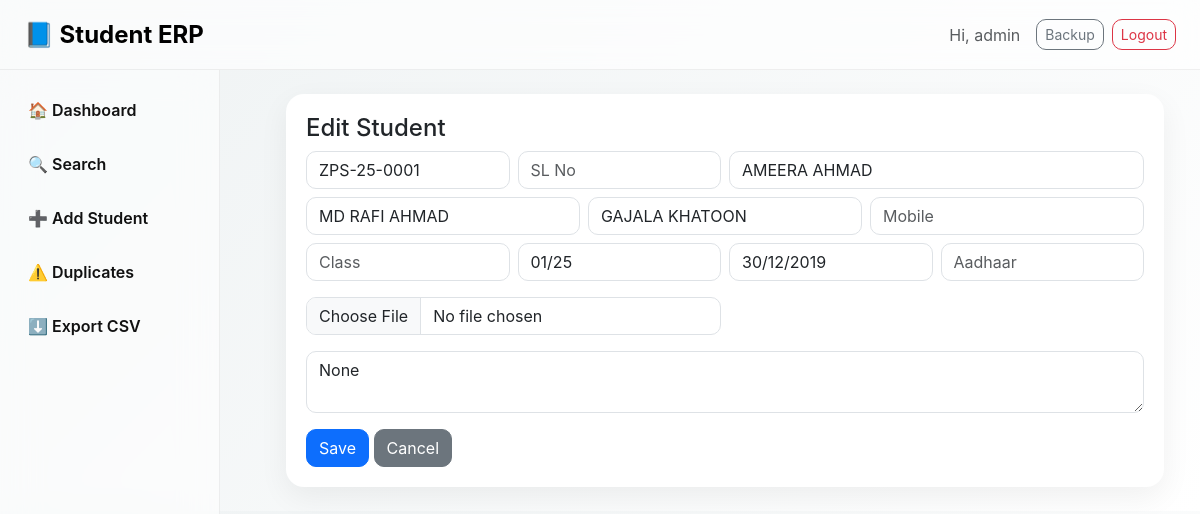
The page /student/10/edit (signed in) on the database its author committed.
### tables this page shows
CREATE TABLE users (
        id INTEGER PRIMARY KEY AUTOINCREMENT,
        username TEXT UNIQUE,
        password_hash TEXT,
        role TEXT,
        full_name TEXT,
        created_at TEXT
    );

CREATE TABLE students (
        id INTEGER PRIMARY KEY AUTOINCREMENT,
        stable_id TEXT UNIQUE,
        school_id TEXT,
        sl_no TEXT,
        student_name TEXT,
        father_name TEXT,
        mother_name TEXT,
        sex_cast TEXT,
        dob TEXT,
        aadhaar_no TEXT,
        mobile_no TEXT,
        admission_class TEXT,
        admission_no TEXT,
        blood_group TEXT,
        address TEXT,
        category TEXT,
        religion TEXT,
        prev_school TEXT,
        transport_required INTEGER DEFAULT 0,
        medical_issues TEXT,
        emergency_contact TEXT,
        photo TEXT,
        remarks TEXT,
        status TEXT DEFAULT 'active',
        created_at TEXT,
        updated_at TEXT
    );

### app.py (the view)
@app.route("/student/<int:student_id>/edit", methods=["GET", "POST"])
@login_required
def edit_student(student_id):
    conn = get_conn()
    cur = conn.cursor()
    if request.method == "POST":
        form = request.form
        f = request.files.get("photo")
        photo = None
        if f and allowed_file(f.filename):
            fn = secure_filename(f.filename)
            fn = f"{datetime.now(timezone.utc).strftime('%Y%m%d%H%M%S')}_{fn}"
            f.save(os.path.join(app.config["UPLOAD_FOLDER"], fn))
            photo = fn
        updates = []
        params = []
        fields = ["school_id","sl_no","student_name","father_name","mother_name","sex_cast","dob","aadhaar_no","mobile_no","admission_class","admission_no","blood_group","address","category","religion","prev_school","medical_issues","emergency_contact","status"]
        for fld in fields:
            updates.append(f"{fld}=?")
            params.append(form.get(fld, ""))
        updates.append("transport_required=?")
        params.append(1 if form.get("transport_required") == "on" else 0)
        updates.append("updated_at=?")
        params.append(now_ts())
        if photo:
            updates.insert(0, "photo=?"); params.insert(0, photo)
        params.append(student_id)
        sql = "UPDATE students SET " + ",".join(updates) + " WHERE id=?"
        cur.execute(sql, params)
        remark_text = form.get("new_remark", "").strip()
        if remark_text:
            cur.execute("INSERT INTO remarks (student_id,author,role,text,created_at) VALUES (?,?,?,?,?)",
                        (student_id, current_user.username, current_user.role, remark_text, now_ts()))
        conn.commit()
        conn.close()
        record_audit(current_user.username, "UPDATE", student_id, f"Edited student {student_id}")
        flash("Student updated", "success")
        return redirect(url_for("view_student", student_id=student_id))
    else:
        cur.execute("SELECT * FROM students WHERE id=?", (student_id,))
        s = cur.fetchone()
        conn.close()
        return render_template("add_edit.html", mode="edit", student=s)

### app.py (called while the page is built)
def get_conn():
    conn = sqlite3.connect(DB_PATH)
    conn.row_factory = sqlite3.Row
    return conn

@login_manager.user_loader
def load_user(user_id):
    conn = get_conn()
    cur = conn.cursor()
    cur.execute("SELECT id,username,role FROM users WHERE id=?", (user_id,))
    r = cur.fetchone()
    conn.close()
    if not r:
        return None
    return User(r["id"], r["username"], r["role"])

### templates/add_edit.html
{% extends "layout.html" %}
{% block content %}
<div class="apple-card mx-auto" style="max-width:900px">
  <h4>{{ 'Add Student' if mode=='add' else 'Edit Student' }}</h4>
  <form method="post" enctype="multipart/form-data">
    <div class="row g-2">
      <div class="col-md-3"><input class="form-control" name="school_id" placeholder="School ID" value="{{ student['school_id'] if student else '' }}"></div>
      <div class="col-md-3"><input class="form-control" name="sl_no" placeholder="SL No" value="{{ student['sl_no'] if student else '' }}"></div>
      <div class="col-md-6"><input class="form-control" name="student_name" placeholder="Student Name" value="{{ student['student_name'] if student else '' }}" required></div>
      <div class="col-md-4 mt-2"><input class="form-control" name="father_name" placeholder="Father" value="{{ student['father_name'] if student else '' }}"></div>
      <div class="col-md-4 mt-2"><input class="form-control" name="mother_name" placeholder="Mother" value="{{ student['mother_name'] if student else '' }}"></div>
      <div class="col-md-4 mt-2"><input class="form-control" name="mobile_no" placeholder="Mobile" value="{{ student['mobile_no'] if student else '' }}"></div>
      <div class="col-md-3 mt-2"><input class="form-control" name="admission_class" placeholder="Class" value="{{ student['admission_class'] if student else '' }}"></div>
      <div class="col-md-3 mt-2"><input class="form-control" name="admission_no" placeholder="Admission No" value="{{ student['admission_no'] if student else '' }}"></div>
      <div class="col-md-3 mt-2"><input class="form-control" name="dob" placeholder="DOB" value="{{ student['dob'] if student else '' }}"></div>
      <div class="col-md-3 mt-2"><input class="form-control" name="aadhaar_no" placeholder="Aadhaar" value="{{ student['aadhaar_no'] if student else '' }}"></div>
      <div class="col-md-6 mt-3">
        <input class="form-control" type="file" name="photo" accept="image/*">
      </div>
      <div class="col-12 mt-3">
        <textarea class="form-control" name="remarks" placeholder="Remarks">{{ student['remarks'] if student else '' }}</textarea>
      </div>
      <div class="col-12 mt-3">
        <button class="btn btn-primary">{{ 'Create' if mode=='add' else 'Save' }}</button>
        <a class="btn btn-secondary" href="{{ url_for('search') }}">Cancel</a>
      </div>
    </div>
  </form>
</div>
{% endblock %}

### templates/layout.html (shortened to what this page needs)
<!doctype html>
<html>
<head>
  <link href="https://cdn.jsdelivr.net/npm/bootstrap@5.3.2/dist/css/bootstrap.min.css" rel="stylesheet">
  <link rel="stylesheet" href="/static/css/main.css">
</head>
<body class="app-body">
<nav class="navbar navbar-expand-lg glass-nav px-4">
  <a class="navbar-brand fw-bold fs-4" href="{{ url_for('dashboard') }}">📘 Student ERP</a>
  <div class="ms-auto d-flex align-items-center">
    <span class="me-3 text-muted">Hi, {{ current_user.username }}</span>
    <a class="btn btn-outline-secondary btn-sm me-2" href="{{ url_for('backup_db') }}">Backup</a>
    <a class="btn btn-outline-danger btn-sm" href="{{ url_for('logout') }}">Logout</a>
  </div>
</nav>
<div class="sidebar" id="sidebar">
  <div class="sidebar-inner">
    <a class="side-link" href="{{ url_for('dashboard') }}">🏠 Dashboard</a>
    <a class="side-link" href="{{ url_for('search') }}">🔍 Search</a>
    <a class="side-link" href="{{ url_for('add_student') }}">➕ Add Student</a>
    <a class="side-link" href="{{ url_for('find_duplicates') }}">⚠️ Duplicates</a>
    <a class="side-link" href="{{ url_for('export_csv') }}">⬇️ Export CSV</a>
  </div>
</div>
<div class="content-area" id="contentArea">
  <div class="container-fluid">
    {% block content %}{% endblock %}
  </div>
</div>
</body>
</html>

### static/css/main.css (style rules this page uses)
:root { --bg: linear-gradient(135deg,#eef2f3,#fff); --glass: rgba(255,255,255,0.65); --blur: blur(14px); --muted: #6b7280; --accent: #007aff; }
* { box-sizing:border-box }
body.app-body { background:var(--bg);font-family:-apple-system,BlinkMacSystemFont,'Segoe UI',Roboto,sans-serif;margin:0; }
.glass-nav { background:var(--glass);backdrop-filter:var(--blur);-webkit-backdrop-filter:var(--blur);border-bottom:1px solid rgba(0,0,0,0.06);height:70px;display:flex;align-items:center;padding:0 18px }
.sidebar { position:fixed;top:70px;left:0;width:220px;height:calc(100% - 70px);background:rgba(255,255,255,0.6);backdrop-filter:blur(18px);padding:18px;border-right:1px solid rgba(0,0,0,0.06) }
.sidebar-inner { display:flex;flex-direction:column;gap:10px }
.side-link { display:block;padding:10px;border-radius:10px;text-decoration:none;color:#111;font-weight:600 }
.content-area { margin-left:250px;padding:24px }
.apple-card { background:#fff;border-radius:18px;padding:20px;box-shadow:0 10px 30px rgba(0,0,0,0.06) }
.form-control { border-radius:10px }
.btn { border-radius:10px }

### rows shown on the page
users: username "admin"
students: school_id "ZPS-25-0001", student_name "AMEERA AHMAD", father_name "MD RAFI AHMAD", mother_name "GAJALA KHATOON", admission_no "01/25", dob "30/12/2019"

### other values the page prints
{{ 'Add Student' if mode=='add' else 'Edit Student' }} "Edit Student"
{{ 'Create' if mode=='add' else 'Save' }} "Save"
